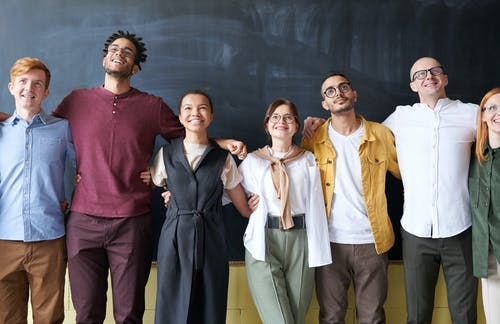
#> input picture groupImg.jpeg, 500 x 324 px
$ jupyter execute 'Face Detect From Image.ipynb'
#> lines starting #> are read from the running program, lines starting #| are printed output that depends on the picture; after the words box and inside, x2 and y2 are one past the last pixel; in counts of white or black regions, pixels touching at a corner belong together
# Face Detect From Image

[cell 1]
from matplotlib import pyplot as plt
import cv2

facecascade=cv2.CascadeClassifier('haarcascade_frontalface_default.xml')
img=cv2.imread('groupImg.jpeg')
#> img is the input picture: shape (324, 500, 3); mean B, G, R 101.5, 99.6, 105
gray=cv2.cvtColor(img,cv2.COLOR_BGR2GRAY)
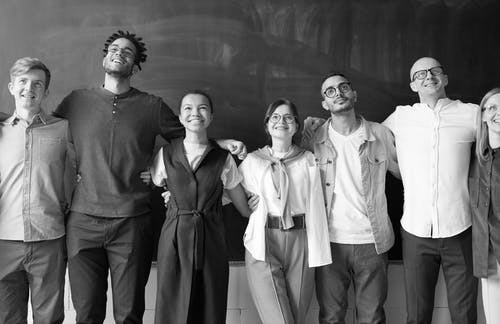
#> gray: shape (324, 500); min 0, max 255, mean 101.4
plt.imshow(gray)

faces=facecascade.detectMultiScale(gray,scaleFactor=1.2,minNeighbors=1,minSize=(1,1))
#> faces = [[105, 38, 32, 32], [176, 93, 39, 39], [266, 105, 31, 31], [8, 67, 40, 40], [320, 74, 36, 36], [408, 57, 41, 41], [1, 106, 47, 47]]
#print(faces)
for (x,y,w,h) in faces:
    cv2.rectangle(img,(x,y),(x+w,y+h),(255,0,0),2)
#> this loop made 7 passes
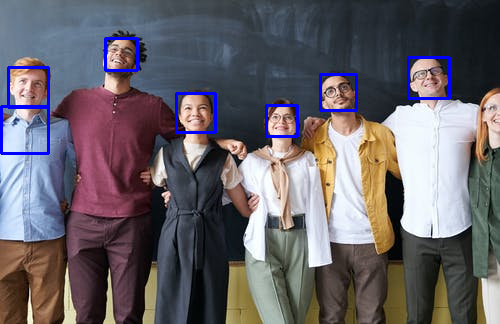
#> img: shape (324, 500, 3); 1.9% of pixels changed, all inside (x1, y1, x2, y2) = (0, 37, 451, 155)
plt.imshow(img)
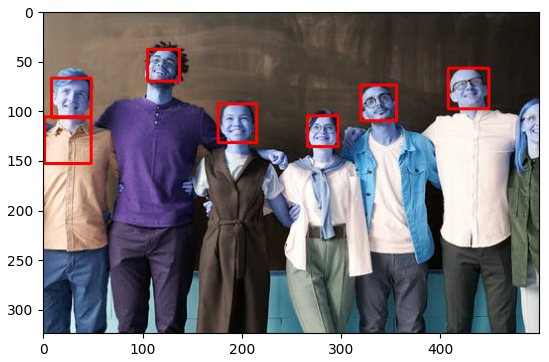
#> figure drawn by matplotlib, 1 panel; B, G, R data is drawn as R, G, B

$ run again, with facePic.jpg copied over groupImg.jpeg
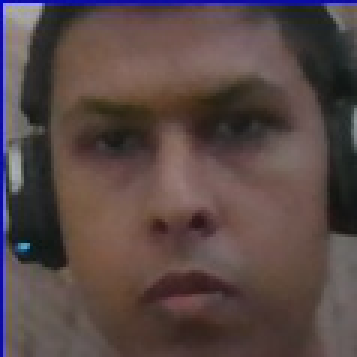
#> input picture facePic.jpg, 119 x 119 px (shown 3 times larger)
#> img is the input picture: shape (119, 119, 3); mean B, G, R 70, 71.4, 87.6
#> faces = [[9, 7, 101, 101]]
#> the loop `for (x,y,w,h) in faces:` made 1 pass
#> after the loop `for (x,y,w,h) in faces:`:
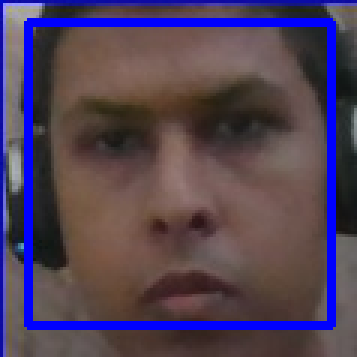
#> img: shape (119, 119, 3) (shown 3 times larger); 8.53% of pixels changed, all inside (x1, y1, x2, y2) = (8, 6, 112, 110)
#> `[cell 1] from matplotlib import pyplot as plt import cv2  facecascade=..`:
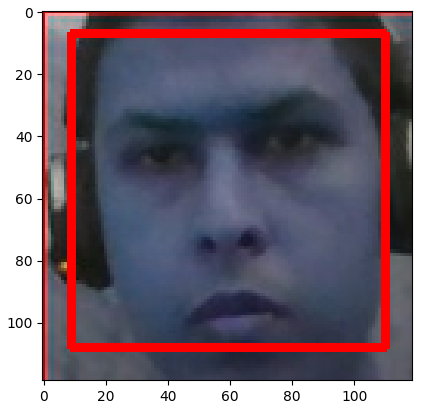
#> figure drawn by matplotlib, 1 panel; B, G, R data is drawn as R, G, B
